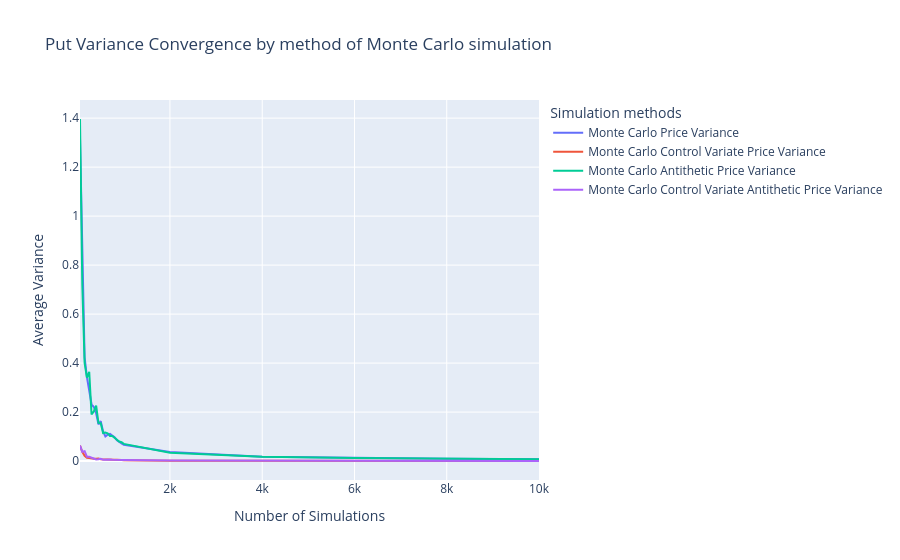

Notebook source saved alongside this figure:
### Code cell
fig = go.Figure()

# Courbe 1 : Moyenne
fig.add_trace(go.Scatter(
    x=df_put_mc.index,
    y=df_put_mc["var_normalized"],
    mode='lines',
    name='Monte Carlo Price Variance'
))

fig.add_trace(go.Scatter(
    x=df_put_mc_cv.index,
    y=df_put_mc_cv["var_normalized"],
    mode='lines',
    name='Monte Carlo Control Variate Price Variance'
))

fig.add_trace(go.Scatter(
    x=df_put_mc_an.index,
    y=df_put_mc_an["var_normalized"],
    mode='lines',
    name='Monte Carlo Antithetic Price Variance'
))

fig.add_trace(go.Scatter(
    x=df_put_mc_an_cv.index,
    y=df_put_mc_an_cv["var_normalized"],
    mode='lines',
    name='Monte Carlo Control Variate Antithetic Price Variance'
))

fig.update_layout(
    title="Put Variance Convergence by method of Monte Carlo simulation",
    xaxis_title="Number of Simulations",
    yaxis_title="Average Variance",
    legend_title="Simulation methods"
)

fig.show()

### Figure 1 — Plotly figure (JSON) as saved in the notebook; plotly's stock layout.template omitted (floating-point values rounded to 4 significant figures)
{"data": [{"mode": "lines", "name": "Monte Carlo Price Variance", "type": "scatter", "x": [50, 100, 150, 200, 250, 300, 350, 400, 450, 500, 550, 600, 650, 700, 750, 800, 850, 900, 950, 1000, 2000, 4000, 6000, 8000, 10000], "y": [1.317, 0.849, 0.4235, 0.3426, 0.294, 0.2319, 0.2207, 0.1955, 0.1502, 0.163, 0.1209, 0.1003, 0.1079, 0.111, 0.104, 0.09747, 0.0852, 0.07751, 0.07207, 0.06634, 0.0367, 0.01786, 0.01214, 0.009466, 0.007244]}, {"mode": "lines", "name": "Monte Carlo Control Variate Price Variance", "type": "scatter", "x": [50, 100, 150, 200, 250, 300, 350, 400, 450, 500, 550, 600, 650, 700, 750, 800, 850, 900, 950, 1000, 2000, 4000, 6000, 8000, 10000], "y": [0.06346, 0.03793, 0.02144, 0.01339, 0.01274, 0.00976, 0.009551, 0.009712, 0.01087, 0.007319, 0.006525, 0.007873, 0.006755, 0.005755, 0.004513, 0.005349, 0.004972, 0.003564, 0.004022, 0.003899, 0.001767, 0.0009789, 0.0006424, 0.0004655, 0.0003661]}, {"mode": "lines", "name": "Monte Carlo Antithetic Price Variance", "type": "scatter", "x": [50, 100, 150, 200, 250, 300, 350, 400, 450, 500, 550, 600, 650, 700, 750, 800, 850, 900, 950, 1000, 2000, 4000, 6000, 8000, 10000], "y": [1.396, 0.7186, 0.4004, 0.3407, 0.3641, 0.1902, 0.2025, 0.2266, 0.156, 0.1548, 0.1144, 0.1165, 0.1134, 0.1028, 0.1024, 0.09408, 0.08764, 0.07981, 0.07719, 0.07025, 0.03455, 0.01773, 0.0123, 0.008987, 0.007412]}, {"mode": "lines", "name": "Monte Carlo Control Variate Antithetic Price Variance", "type": "scatter", "x": [50, 100, 150, 200, 250, 300, 350, 400, 450, 500, 550, 600, 650, 700, 750, 800, 850, 900, 950, 1000, 2000, 4000, 6000, 8000, 10000], "y": [0.06332, 0.03805, 0.04024, 0.01793, 0.01757, 0.01334, 0.0124, 0.006869, 0.007235, 0.009214, 0.005878, 0.00674, 0.005242, 0.006423, 0.005312, 0.005433, 0.005386, 0.003876, 0.004207, 0.003982, 0.001897, 0.0009163, 0.0006157, 0.0004865, 0.0003872]}], "layout": {"legend": {"title": {"text": "Simulation methods"}}, "title": {"text": "Put Variance Convergence by method of Monte Carlo simulation"}, "xaxis": {"title": {"text": "Number of Simulations"}}, "yaxis": {"title": {"text": "Average Variance"}}}}
